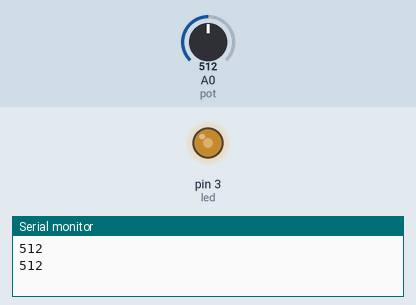
Simulated run of this sketch. Board: Arduino Uno, built with avr-gcc and run on an emulated ATmega328P. Parts: output pins drawn as LEDs (lit = HIGH), the last lines printed to the serial monitor. The inputs (shaded band) are chosen by the test bench; at power-on: A0 (pot) = 512.

Above: at 1.8 s.
1.9 s: A0 (pot) set to 716
At 3.1 s:
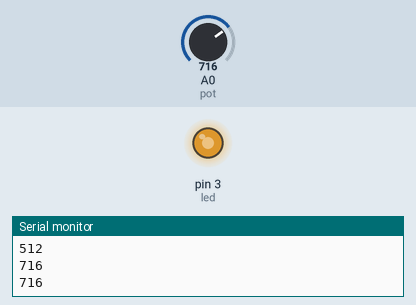
3.5 s: A0 (pot) set to 900
At 4.7 s:
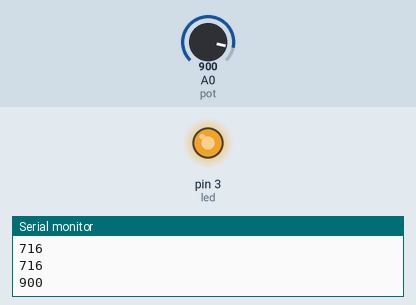
5.5 s: A0 (pot) set to 122
At 7.2 s:
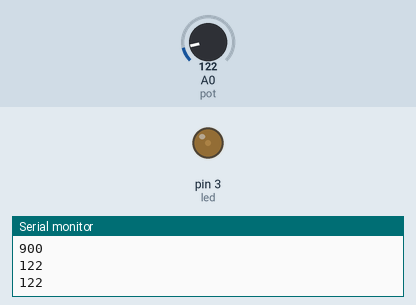
7.5 s: A0 (pot) set to 0
At 9.0 s:
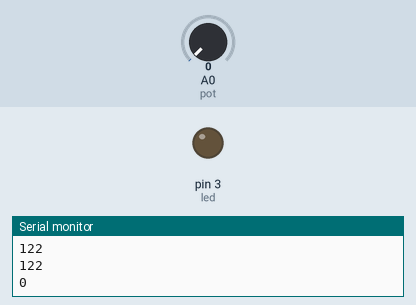
9.5 s: A0 (pot) set to 511
At 10.5 s:
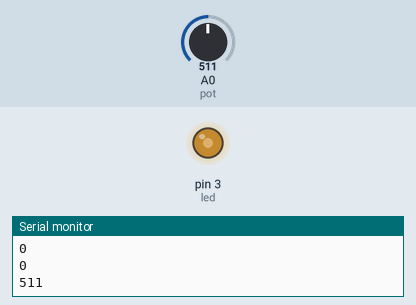
Timing chart, 0 to 12.5 s (numbered marks = the images above; inputs shaded):
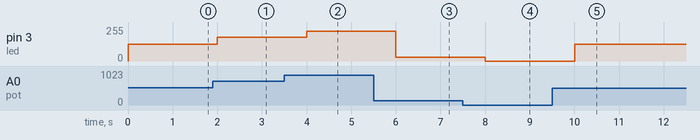

The sketch:

codigo.ino
```cpp
const int led = 3;
const int pot = 0;

void setup ()
{
  pinMode (led, OUTPUT);
   Serial.begin(9600);
}

int var;
int var2;
	void loop ()
    {
      var = analogRead (pot);
      var2 = map(var,0,1023,0,255);
      analogWrite (led,var2);
      Serial.println(var);
      delay(1000);

    }
```

Measured:
- after the input at 1.9 s, pin 3 (led): 127/255 → 178/255 after 0.10 s
- after the input at 3.5 s, pin 3 (led): 178/255 → 224/255 after 0.50 s
- after the input at 5.5 s, pin 3 (led): 224/255 → 30/255 after 0.50 s
- after the input at 7.5 s, pin 3 (led): 30/255 → 0/255 after 0.50 s
- after the input at 9.5 s, pin 3 (led): 0/255 → 127/255 after 0.50 s
